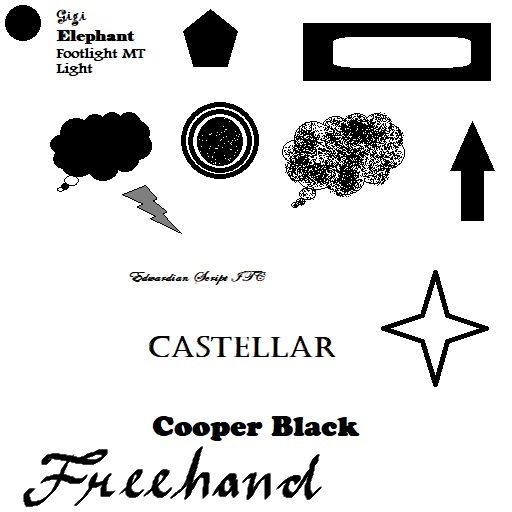
#> input picture Templet.jpg, 512 x 512 px, found by its file name
$ python Boundary_Extraction.py
#> lines starting #> are read from the running program, lines starting #| are printed output that depends on the picture; after the words box and inside, x2 and y2 are one past the last pixel; in counts of white or black regions, pixels touching at a corner belong together
import cv2 as cv
import numpy as np

'''Define a Cross structuring Element'''
se=np.array(([0,1,0],[1,1,1],[0,1,0]),dtype="uint8")
se=se*255

'''Find the dimensions w.r.t. center'''
w=np.uint8(np.floor(se.shape[0]/2))
h=np.uint8(np.floor(se.shape[1]/2))

se1 = np.zeros((se.shape[0],se.shape[1]),np.uint8)

''' to center the structuring element to (0,0)'''
for s in range(0-w,1+w,1):
    for t in range(0-h,1+h,1):
        se1[s,t]=se[s+w,t+h]

def Dilation(ip_image,se,Dila_image):
    for i in range(w,ip_image.shape[0]-w):
        for j in range(h,ip_image.shape[1]-h):
            Dila_image[i,j]=0
            for s in range(0-w,1+w,1):
                for t in range(0-h,1+h,1):
                    if se[s,t]==255 and ip_image[i+s,j+t]==255:
                       Dila_image[i,j]=255
                       exit
                if Dila_image[i,j]==255:
                   exit
    return Dila_image

def Erosion(ip_image,se,Eros_image):
    for i in range(w,ip_image.shape[0]-w):
        for j in range(h,ip_image.shape[1]-h):
            Eros_image[i,j]=255
            for s in range(0-w,1+w,1):
                for t in range(0-h,1+h,1):
                    if se[s,t]==255 and ip_image[i+s,j+t]==0:
                        Eros_image[i,j]=0
                        exit
                if Eros_image[i,j]==0:
                   exit
    return Eros_image

ip_ex=cv.imread(r"C:\Users\Exam\Desktop\Templet.jpg",0)
#> ip_ex: shape (512, 512); min 0, max 255, mean 218.8
#cv.imshow("Templet image",ip_ex)

'''Mean Thresholding'''
Tot=(ip_ex.shape[0]+1)*(ip_ex.shape[1]+1)
#> Tot = 263169
sum=0
for x in range (ip_ex.shape[0]):
    for y in range (ip_ex.shape[1]):
        sum=sum+ip_ex[x,y]
#> after the loop, sum = 57345870
mean=sum/Tot
#> mean = 217.9
Thr_ex=np.zeros(ip_ex.shape,np.uint8)
for x in range (ip_ex.shape[0]):
    for y in range (ip_ex.shape[1]):
        if (ip_ex[x,y]<=mean):
            Thr_ex[x,y] = 0
        else:
             Thr_ex[x,y] = 255
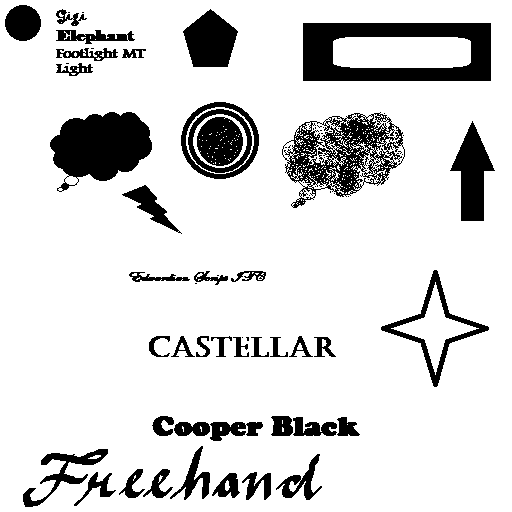
#> Thr_ex: shape (512, 512); 85.1% white; 73 black regions (32 under 20 px), largest, box (x1, y1, x2, y2) and area: (303, 23, 491, 81) 6734, (50, 112, 152, 192) 5345, (282, 112, 405, 208) 4999
#cv.imshow("Thresholded Binary image",Thr_ex)

'''inverting image'''
Inv_ex=np.zeros((ip_ex.shape[0],ip_ex.shape[1],1),np.uint8)
for p in range (Thr_ex.shape[0]):
    for q in range (Thr_ex.shape[1]):
        Inv_ex[p,q]=255-Thr_ex[p,q]
cv.imshow("Binary image",Inv_ex)

Dila_image = np.zeros(ip_ex.shape,np.uint8)
Boundary_image = np.zeros(ip_ex.shape,np.uint8)
Eros_image = np.zeros(ip_ex.shape,np.uint8)
Boundary_image2 = np.zeros(ip_ex.shape,np.uint8)

Dil=Dilation(Inv_ex,se1,Dila_image)
#> after the loop in Dilation, `for i in range(w,ip_image.shape[0]-w):`:
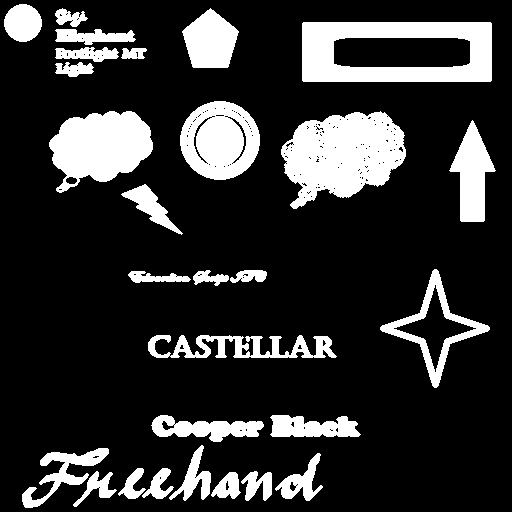
#> Dila_image: shape (512, 512); 19% white; 28 white regions, largest, box (x1, y1, x2, y2) and area: (281, 111, 406, 209) 8076, (302, 22, 492, 82) 7543, (49, 111, 153, 193) 5680
for p in range (Inv_ex.shape[0]):
    for q in range (Inv_ex.shape[1]):
        Boundary_image[p,q]=Dil[p,q]-Inv_ex[p,q]
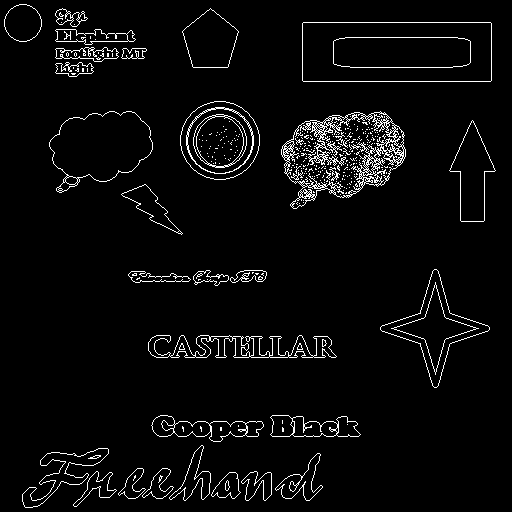
#> Boundary_image: shape (512, 512); 4.1% white in thin lines or dots
cv.imshow("Result of Boundary Extractione 1",Boundary_image)

Ero=Erosion(Inv_ex,se1,Eros_image)
#> after the loop in Erosion, `for i in range(w,ip_image.shape[0]-w):`:
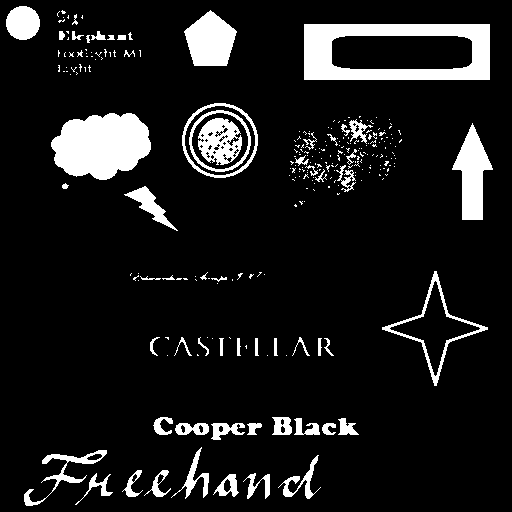
#> Eros_image: shape (512, 512); 10.5% white; 264 white regions (204 under 20 px), largest, box (x1, y1, x2, y2) and area: (304, 24, 490, 80) 5925, (51, 113, 151, 180) 5010, (184, 10, 237, 66) 2053
for p in range (Inv_ex.shape[0]):
    for q in range (Inv_ex.shape[1]):
        Boundary_image2[p,q]=Inv_ex[p,q]-Ero[p,q]
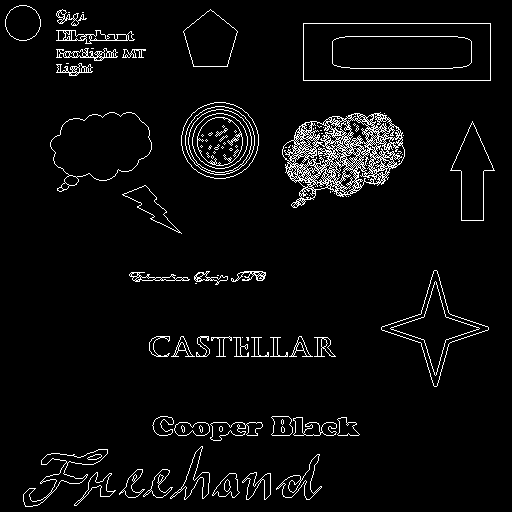
#> Boundary_image2: shape (512, 512); 4.4% white in thin lines or dots
cv.imshow("Result of Boundary Extraction 2",Boundary_image2)

cv.waitKey(0)
cv.destroyAllWindows()
